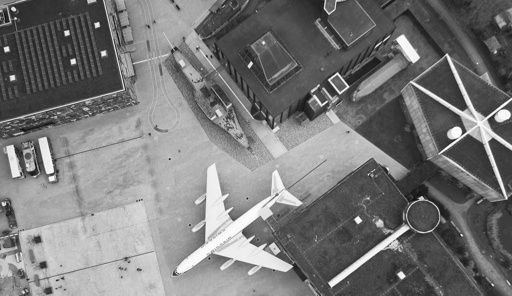
#> input picture Programming Assignments/Week 2/img1.jpg, 512 x 296 px
$ jupyter execute Lab_02_Q.ipynb   (shell and % lines are left out)
#> lines starting #> are read from the running program, lines starting #| are printed output that depends on the picture
[cell 1]
from matplotlib import pyplot as plt
import numpy as np
import imageio
import cv2

%pylab inline

[cell 2]
def image_size(image):
    if image.ndim == 2:
        return image.shape
    else:
        return image.shape[:-1]

# Lab 2
In this assignment you will perform some simple geometric transformations on images and see an application of these transformations.

Instructions:

1. Proceed cell by cell. Each cell already has some code, but it is incomplete.
2. You are required to fill in the missing details. The places where you are expected to supply code begin and end with `# <---` and `# --->` respectively.
3. Please read the comments carefully to understand what is being asked of you.
4. All the images are inside `images/` and have already been imported.
5. Make sure that you always do Target-Source (T-S) mapping.

[cell 3]
# Load images
import base64
import io


img1 = imageio.imread('./img1.jpg', format='JPG')
#> img1 is the input picture: shape (296, 512); min 12, max 255, mean 120.4
img2 = imageio.imread('./img2.jpg', format='JPG')
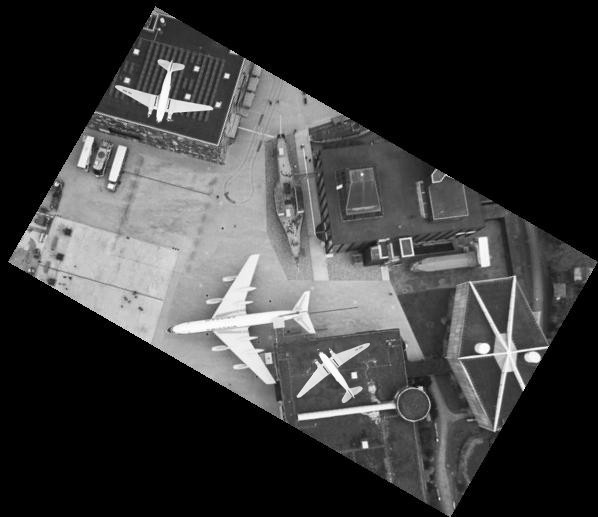
#> input picture Programming Assignments/Week 2/img2.jpg, 598 x 517 px
#> img2 is the input picture: shape (517, 598); min 0, max 255, mean 60.2

[cell 4]
# View images
f, (ax1, ax2) = plt.subplots(1, 2, figsize=(10, 10))

ax1.imshow(img1, cmap=plt.cm.gray, vmin=0, vmax=255)
ax1.set_title('IMG1')

ax2.imshow(img2, cmap=plt.cm.gray, vmin=0, vmax=255)
ax2.set_title('IMG2')

plt.show()
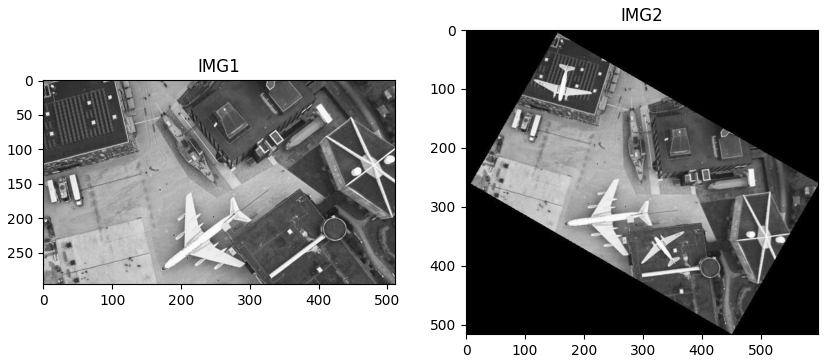
#> figure drawn by matplotlib, 2 panels

## Occlusion Detection

We begin by writing a function for bilinear interpolation.

[cell 5]
def bilinear_interpolation(source_image, source_point):
    """
    Computes the intensity at `source_point` by bilinearly interpolating
    intensities in the immediate 2 X 2 neighborhood of the `source_point`.

    Args:
        source_image (np.array): The source image
        source_point (float, float): The source point

    Returns:
        uint8: Pixel intensity at source_point
    """
    i_s, j_s = source_point

    # Floor `i_s` to get `i`
    i = int(np.floor(i_s))

    # Similarly, compute `j`
    # <---
    j = int(np.floor(j_s))
    # --->

    # The co-ordinates of the top-left (`tl`) corner are simply (i, j)
    tl = i, j

    # Write down the co-ordinates of the remaining three corners
    # (top-right, bottom-left, bottom-right) below.
    # Use the variable names `tr`, `bl`, `br` respectively.

    # <---
    tr = i, j+1
    bl = i+1, j
    br = i+1,j+1
    # --->

    # Next, we compute the distance of `source_point` from top-left corner along
    # vertical and horizontal directions separately.
    del_i, del_j = i_s - i, j_s - j

    # Create a variable called `pixel_intensity` and assign the
    # pixel value obtained by bilinearly interpolating pixel values
    # at tl, tr, bl, br.
    # Use `del_i`, `del_j` computed in the previous step to obtain
    # the weights for interpolation.
    # <---
    pixel_intensity = (1 - del_i) * (1 - del_j) * source_image[tl] + (1 - del_i) * del_j * source_image[tr] + del_i * (1 - del_j) * source_image[bl] + del_i * del_j * source_image[br]
    # --->

    return np.uint8(pixel_intensity)

Next, we use the above function to implement a function that performs
an arbitrary T-S transformation on a source image.

[cell 6]
def transform(source_image, transformation, target_size=None):
    """
    Transforms `source_image` as dictated by `transformation`.

    Note that this function does T-S mapping. So, `transformation` is actually from Target to Source.

    Args:

        source_image (np.array): The source image
        transformation (np.array): 3 x 3 transformation matrix
        target_size (uint, uint): Size of the target_image

    Returns:
        np.array: Transformed image
    """
#> called with transformation = array of shape (3, 3), target_size = (296, 512)
    source_rows, source_cols = image_size(source_image)
#> source_rows = 517; source_cols = 598

    # When no `target_size` is supplied, `target_image` will be the same size as `source_image`
    target_rows, target_cols = target_size if target_size else (source_rows, source_cols)
#> target_rows = 296; target_cols = 512
    target_image = np.zeros((target_rows, target_cols), dtype=np.uint8)

    # We iterate over each pixel in `target_image` and assign the appropriate intensity
    for i_t in range(target_rows):
        for j_t in range(target_cols):

            # Map each target point (`i_t`, `j_t`) through `transformation`
            # to obtain its corresponding source_point (`i_s`, `j_s`)
            # <---
            i_s, j_s, v = np.array([i_t, j_t, 1]) @ transformation.T
            i_s, j_s = i_s / v, j_s / v
            # --->

            # We ignore all target points whose source points lie outside the
            # source image. All these intensities remain 0.
            if 0 <= i_s < source_rows - 1 and 0 <= j_s < source_cols - 1:
                # Assign the intensity value of target_image at (i_t, j_t) using the
                # bilinear interpolation function above.

                # <---
                target_image[i_t, j_t] = bilinear_interpolation(source_image, (i_s, j_s))
#> this loop made 296 passes
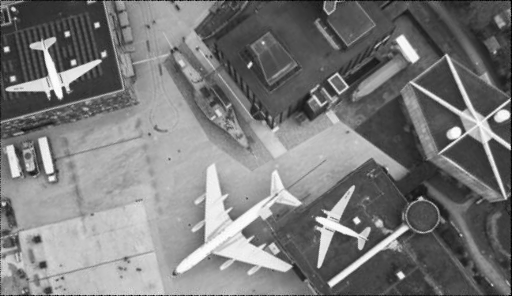
#> target_image: shape (296, 512); min 0, max 254, mean 121.9
                # --->

    return target_image

`IMG1.png`, `IMG2.png` are two aerial images of an airport parking bay. These images were
captured using two cameras placed at different locations and at different instants of time but over-
looking the same area. It is known that the images are related by an in-plane rotation and translation.
The following point correspondences are given:

| Correspondence | IMG1 (i, j) | IMG2 (i, j) |
|----------------|-------------|-------------|
| 1 | (29, 124) | (93, 248) |
| 2 | (157, 372) | (328, 399) |

Determine the changes in `IMG2.png` with respect to `IMG1.png`.

Finding the difference is a natural way to determine changes between two images. However, we must first ensure that the images we are subtracting were taking from the same position and orientation.
Clearly, that is not the case here. We fix this by first finding the transformation from `IMG1` to `IMG2`.
Next, we align `IMG2` to `IMG1` using this transformation (which acts as T-S mapping). Once aligned, we are free to subtract and look for any differences.

[cell 7]
def find_rt(points):
    """
    Computes the transformation (involving only rotation & translation) matrix
    given 2 pairs of corresponding points.

    Args:
        points (np.array): 2 x 2 x 2 np.array that holds the point correspondences.
                           Each slice holds points in one image. So, points[:, :, 0] has points
                           in IMG1, while points[:, :, 1] has points in IMG2

    Returns:
        np.array: Transformation matrix
    """

    A = np.zeros((4, 4), dtype=np.float64)
    A[np.arange(4), [2, 3, 2, 3]] = 1
    A[0::2, 0:2] = points[0]
    A[1::2, 0:2] = np.flip(points[0], 1)
    A[0::2, 1] *= -1
    b = points[1].reshape(-1, order='C')
    x = np.linalg.solve(A, b)
    T = np.array([[x[0], -x[1], x[2]],
                  [x[1], x[0], x[3]],
                  [0, 0, 1]])
    return T

[cell 8]
# Create a variable called `correspondences` and fill
# it point correspondences given in the table above.
# Make sure that you fill it in the format expected
# by `find_rt` (read its documentation)
# <---
correspondences = np.array([[[29, 124],[157, 372]],[[93, 248],[328, 399]]])
# --->
T = find_rt(correspondences)


# Align `img2` with `img1` using the `T` above and the `transform` function.
# Make sure that the aligned image is the same size as `img1`.
# <---
img2_aligned =transform(img2, T, img1.shape)
# --->

# Subtract the aligned img2 and img1 to notice any changes.
# Name the difference as `diff_img`.
# <---
diff_img = np.abs(img2_aligned.astype(np.float64) - img1.astype(np.float64)).astype(np.uint8)
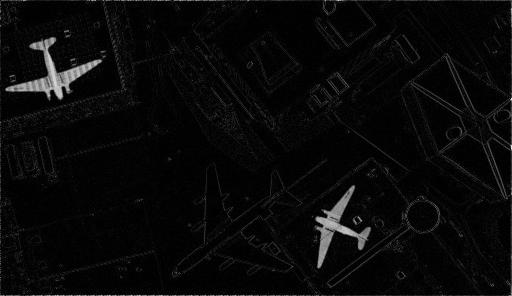
#> diff_img: shape (296, 512); min 0, max 245, mean 9
# --->

f, ((ax1, ax2), (ax3, ax4)) = plt.subplots(2, 2, figsize=(25, 25))

ax1.imshow(img1, cmap=plt.cm.gray, vmin=0, vmax=255)
ax1.set_title('IMG1')

ax2.imshow(img2, cmap=plt.cm.gray, vmin=0, vmax=255)
ax2.set_title('IMG2')

ax3.imshow(img2_aligned, cmap=plt.cm.gray, vmin=0, vmax=255)
ax3.set_title('Aligned IMG2')

ax4.imshow(diff_img, cmap=plt.cm.gray, vmin=0, vmax=255)
ax4.set_title('Changes')

plt.show()
